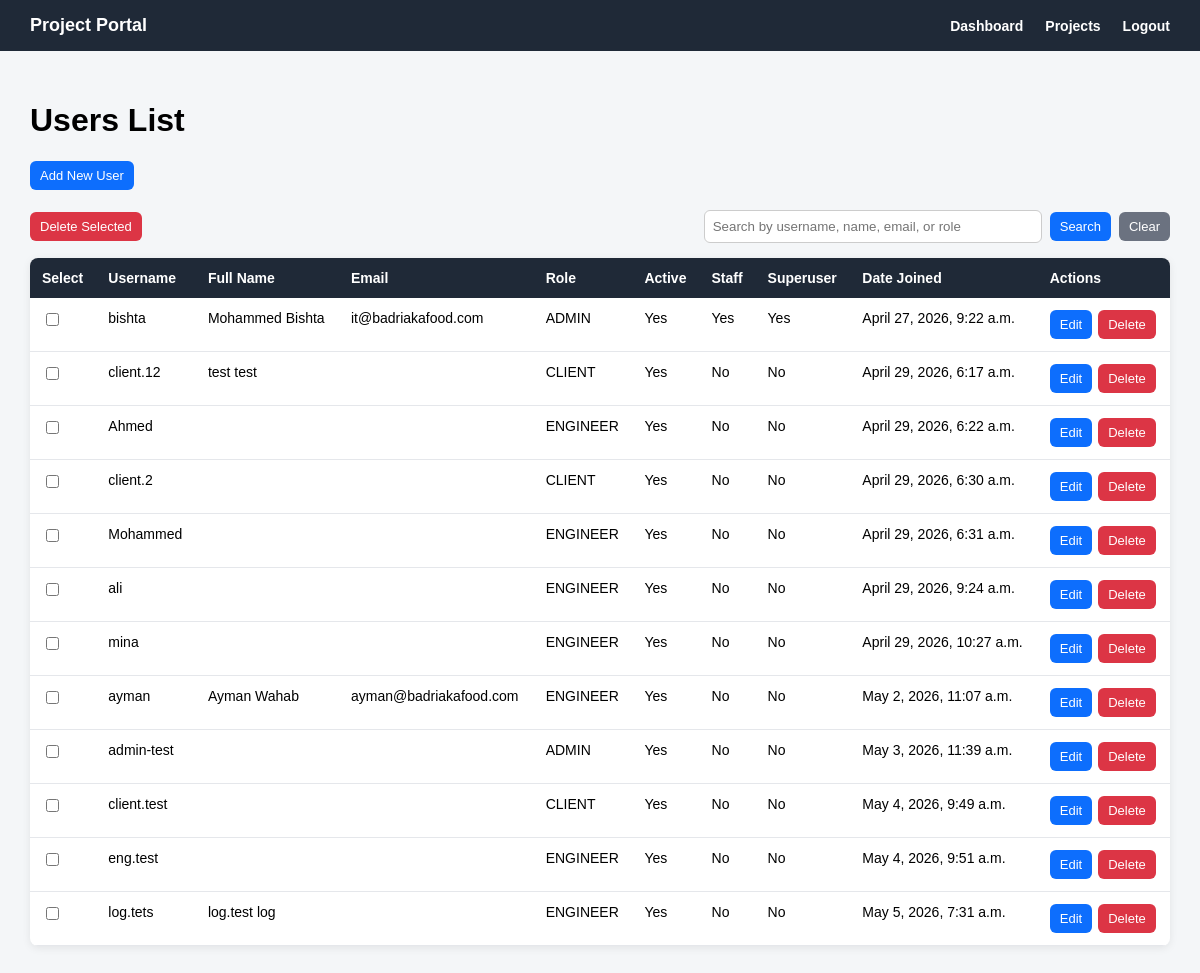
/accounts/users/ (signed in), run on an earlier commit of the app's database.
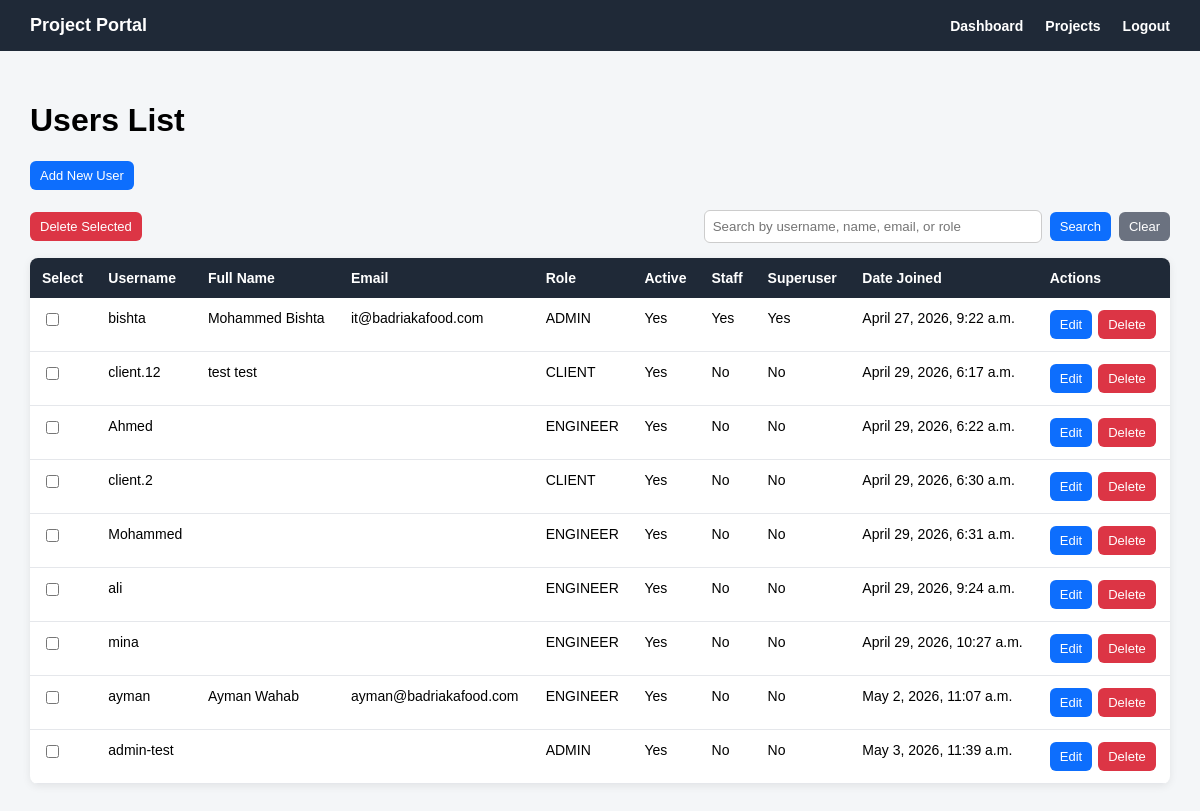
And on a later commit of the database.
### accounts/models.py (models this page shows)
class User(AbstractUser):
    class Role(models.TextChoices):
        ADMIN = 'ADMIN', 'Admin'
        ENGINEER = 'ENGINEER', 'Engineer'
        CLIENT = 'CLIENT', 'Client'
    role = models.CharField(
        max_length=20,
        choices=Role.choices,
        default=Role.CLIENT
    )

### accounts/views.py (the view, shortened to what this page needs)
# urls.py: path('users/', user_list_view, name='user_list'),
@login_required
def user_list_view(request):
    if request.user.role != 'ADMIN':
        return redirect('accounts:dashboard')
    users = User.objects.all()
    search_query = request.GET.get('q')
    return render(request, 'accounts/user_list.html', {
        'users': users,
        'search_query': search_query,
    })

### templates/accounts/user_list.html (shortened to what this page needs)
{% extends 'base.html' %}
{% block content %}
<div class="page-header">
    <h1>Users List</h1>
    <a href="{% url 'accounts:user_add' %}" class="btn btn-primary">
        Add New User
    </a>
</div>
{% if users %}
    <div class="top-actions-row">
        <button type="submit" form="bulkDeleteUsersForm" class="btn btn-danger">
            Delete Selected
        </button>
        <div class="search-box">
            <input type="text"
                   id="userSearchInput"
                   value="{{ search_query|default:'' }}"
                   placeholder="Search by username, name, email, or role"
                   onkeydown="if(event.key === 'Enter'){ event.preventDefault(); searchUsers(); }">
            <button type="button" class="btn btn-primary" onclick="searchUsers()">
                Search
            </button>
            <a href="{% url 'accounts:user_list' %}" class="btn btn-secondary">
                Clear
            </a>
        </div>
    </div>
    <table class="users-table">
        <tr>
            <th>Select</th>
            <th>Username</th>
            <th>Full Name</th>
            <th>Email</th>
            <th>Role</th>
            <th>Active</th>
            <th>Staff</th>
            <th>Superuser</th>
            <th>Date Joined</th>
            <th>Actions</th>
        </tr>
        {% for user_item in users %}
            <tr>
                <td>
                    <input type="checkbox"
                           name="selected_users"
                           value="{{ user_item.pk }}"
                           form="bulkDeleteUsersForm">
                </td>
                <td>{{ user_item.username }}</td>
                <td>{{ user_item.first_name }} {{ user_item.last_name }}</td>
                <td>{{ user_item.email }}</td>
                <td>{{ user_item.role }}</td>
                <td>
                    {% if user_item.is_active %}
                        Yes
                    {% else %}
                        No
                    {% endif %}
                </td>
                <td>
                    {% if user_item.is_staff %}
                        Yes
                    {% else %}
                        No
                    {% endif %}
                </td>
                <td>
                    {% if user_item.is_superuser %}
                        Yes
                    {% else %}
                        No
                    {% endif %}
                </td>
                <td>{{ user_item.date_joined }}</td>
                <td>
                    <div class="table-actions">
                        <a href="{% url 'accounts:user_edit' user_item.pk %}" class="btn btn-primary">
                            Edit
                        </a>
                        <form method="post"
                              action="{% url 'accounts:user_delete' user_item.pk %}"
                              style="margin: 0;"
                              onsubmit="return confirm('Are you sure you want to delete this user?');">
                            <button type="submit" class="btn btn-danger">
                                Delete
                            </button>
                        </form>
                    </div>
                </td>
            </tr>
        {% endfor %}
    </table>
{% endif %}
{% endblock %}

### templates/base.html (shortened to what this page needs)
<!DOCTYPE html>
<html>
<head>
</head>
<body>
    <div class="navbar">
        <div class="brand">
            Project Portal
        </div>
        <div class="nav-links">
            {% if request.user.is_authenticated %}
                <a href="{% url 'accounts:dashboard' %}">Dashboard</a>
                <a href="{% url 'projects:project_list' %}">Projects</a>
                <form class="logout-form" method="post" action="{% url 'accounts:logout' %}">
                    <button class="logout-button" type="submit">Logout</button>
                </form>
            {% endif %}
        </div>
    </div>
    <div class="content">
        {% block content %}
        {% endblock %}
    </div>
</body>
</html>

### templates/base.html (style rules this page uses)
body { margin: 0; font-family: Arial, sans-serif; background: #f4f6f8; }
.navbar { background: #1f2937; color: white; padding: 15px 30px; display: flex; justify-content: space-between; align-items: center; }
.brand { font-size: 18px; font-weight: bold; }
.nav-links { display: flex; align-items: center; gap: 22px; }
.nav-links a { color: white; text-decoration: none; font-weight: bold; font-size: 14px; }
.content { padding: 30px; }
.logout-form { display: inline; margin: 0; }
.logout-button { background: none; border: none; color: white; font-weight: bold; cursor: pointer; font-size: 14px; padding: 0; }

### templates/accounts/user_list.html (style rules this page uses)
.page-header { margin-bottom: 20px; }
.users-table { width: 100%; border-collapse: collapse; background: white; border-radius: 8px; overflow: hidden; box-shadow: 0 2px 8px rgba(0, 0, 0, 0.08); }
.users-table th { background: #1f2937; color: white; text-align: left; padding: 12px; font-size: 14px; }
.users-table td { padding: 12px; border-bottom: 1px solid #e5e7eb; vertical-align: top; font-size: 14px; }
.btn { display: inline-block; border: none; padding: 7px 10px; border-radius: 6px; cursor: pointer; text-decoration: none; font-size: 13px; }
.btn-primary { background: #0d6efd; color: white !important; }
.btn-danger { background: #dc3545; color: white !important; }
.btn-secondary { background: #6b7280; color: white !important; }
.table-actions { display: flex; gap: 6px; align-items: center; }
.top-actions-row { display: flex; justify-content: space-between; align-items: center; margin-bottom: 15px; gap: 15px; }
.search-box { display: flex; gap: 8px; align-items: center; }
.search-box input { padding: 8px; width: 320px; border: 1px solid #ccc; border-radius: 6px; }

What changed in the data, as far as the page shows it:
removed User: username "client.test", role "CLIENT", is_active "Yes", is_staff "No", is_superuser "No", date_joined "May 4, 2026, 9:49 a.m."
removed User: username "eng.test", role "ENGINEER", is_active "Yes", is_staff "No", is_superuser "No", date_joined "May 4, 2026, 9:51 a.m."
removed User: username "log.tets", first_name "log.test", last_name "log", role "ENGINEER", is_active "Yes", is_staff "No", is_superuser "No", date_joined "May 5, 2026, 7:31 a.m."
